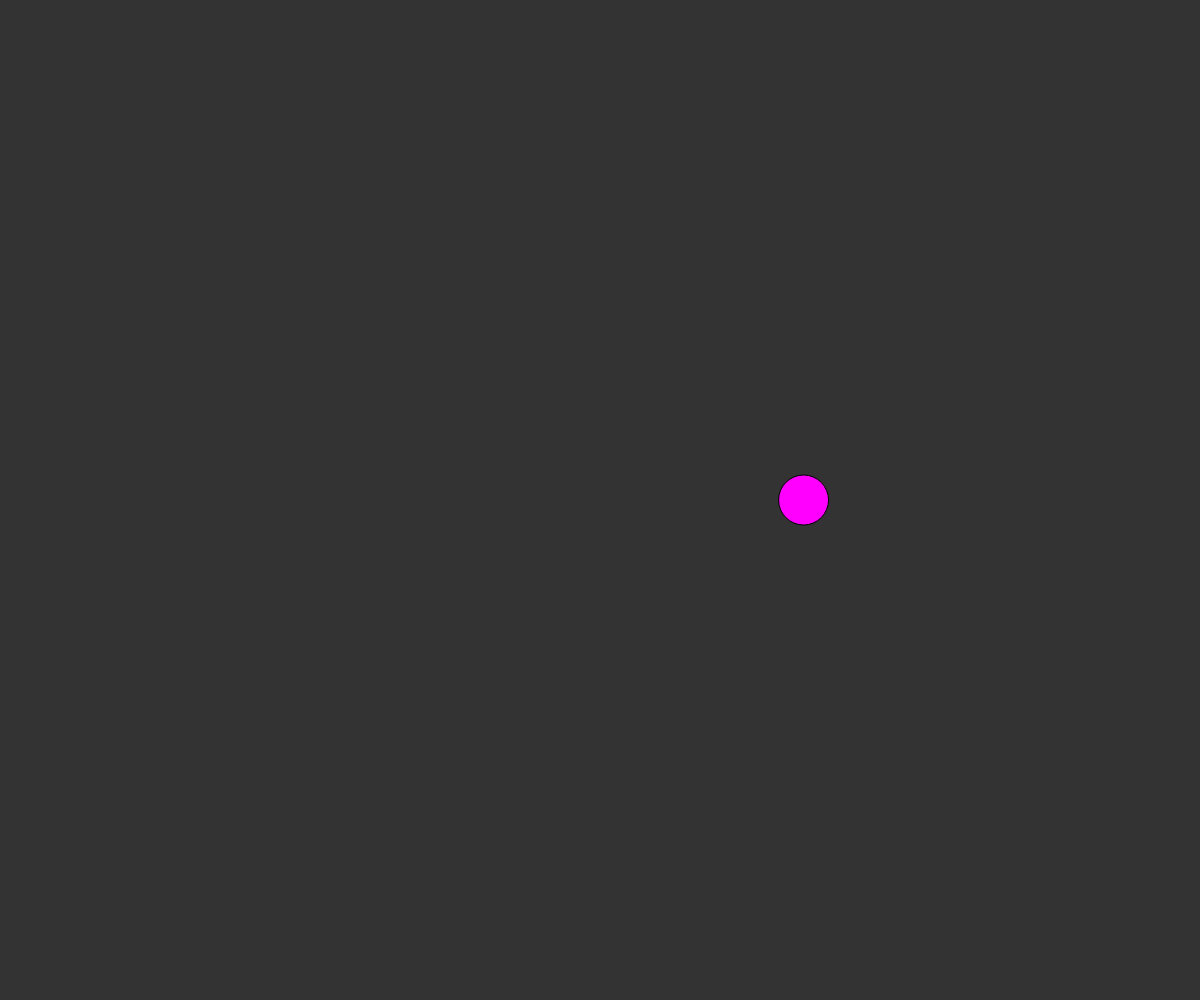
Frame 1 (no input)
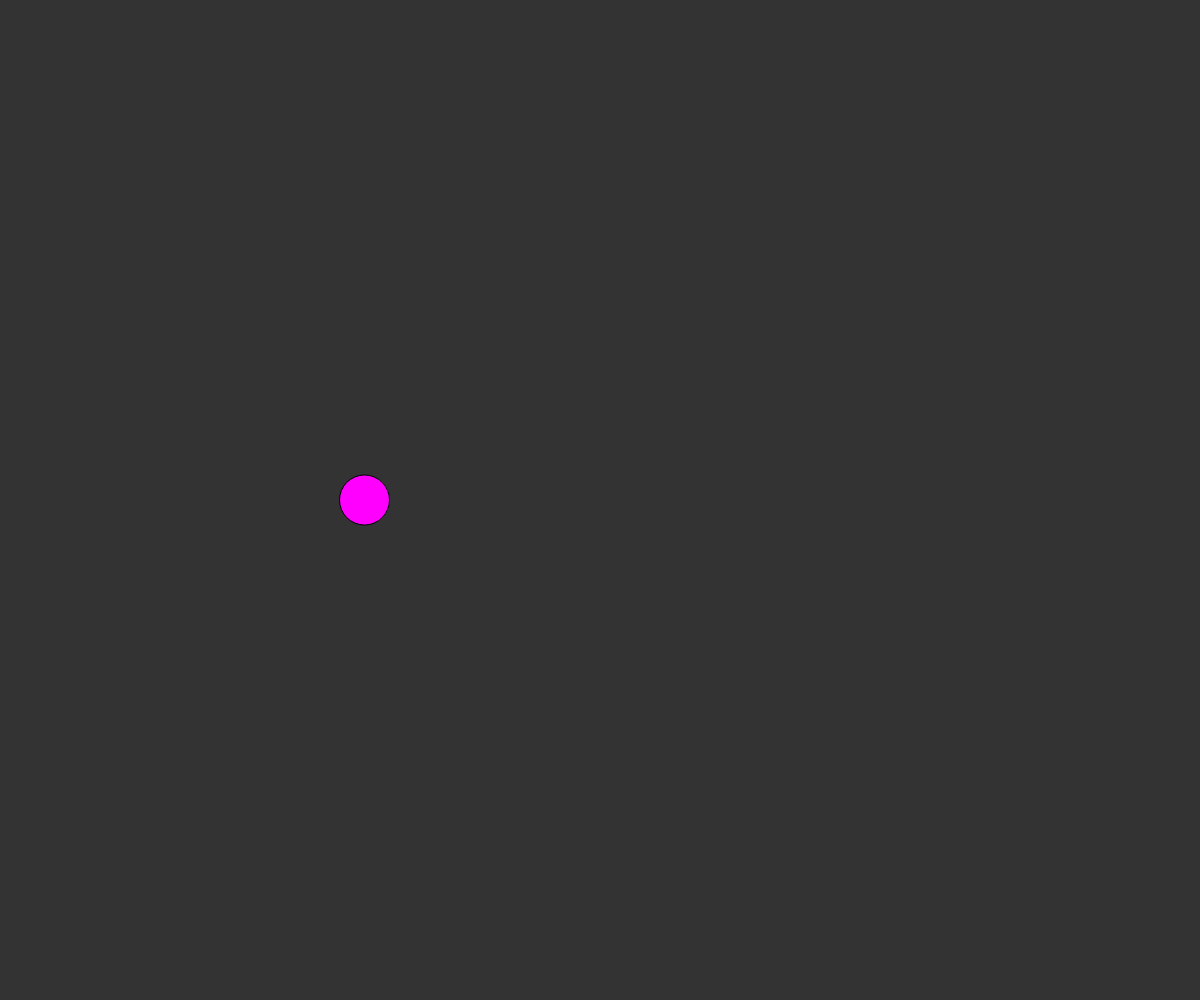
Frame 60 (no input)
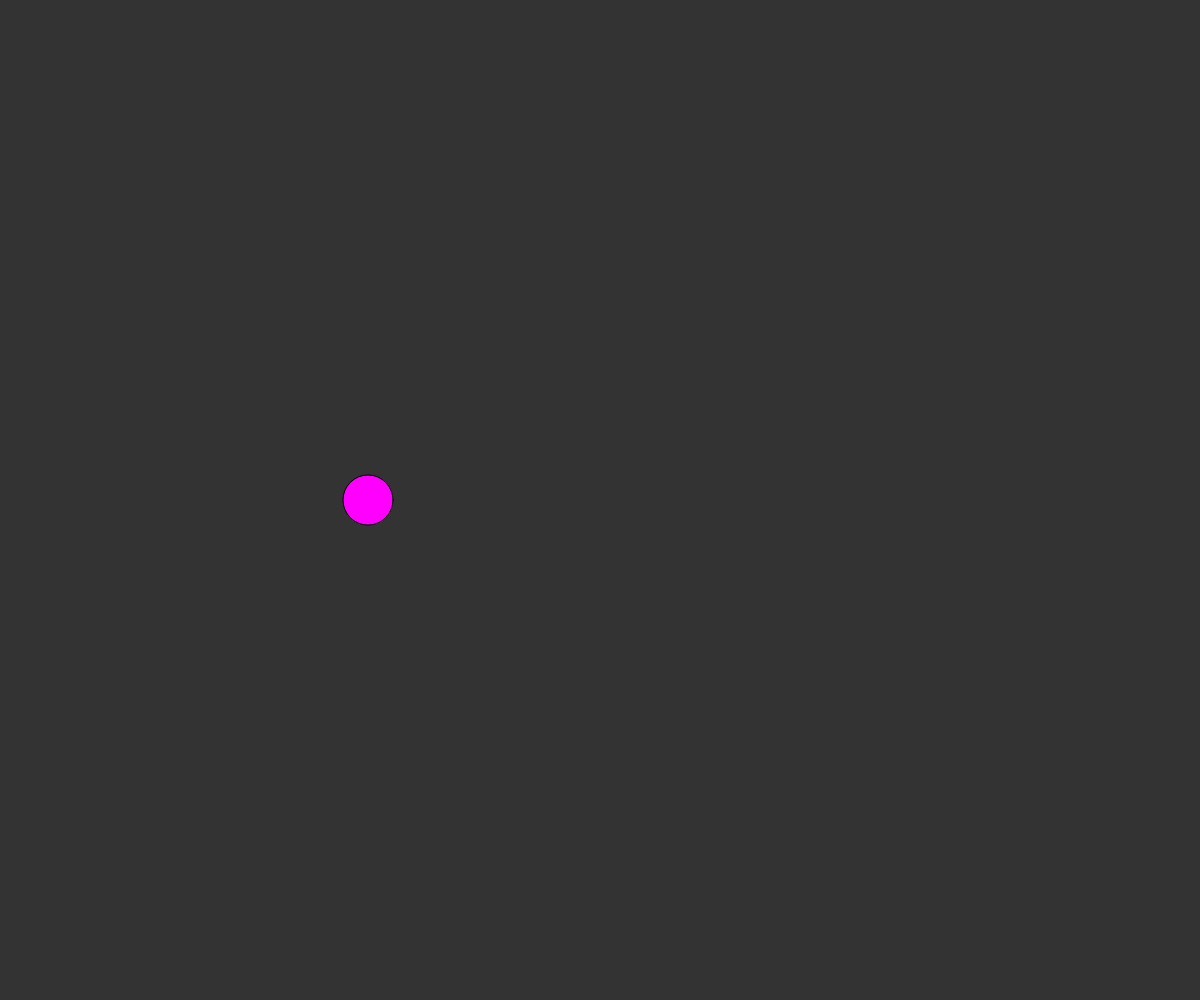
Frame 120 (the mouse pressed at the canvas centre since frame 60)

The p5.js sketch that drew these frames (run headless with seeded random() and noise() and a simulated clock; from frame 60 on, the mouse is pressed at the canvas centre):

// p5.js sketch
// ── sketch.js
var xoff = 0;

function setup(){
  createCanvas(window.innerWidth, window.innerHeight)
}

function draw(){

  background(51)
  
  var x = noise(xoff) * width;
  //se mueve a traves del espacio Perlin
  xoff += 0.05;

  fill('magenta');
  ellipse(x, window.innerHeight / 2, 50, 50)
  
}
